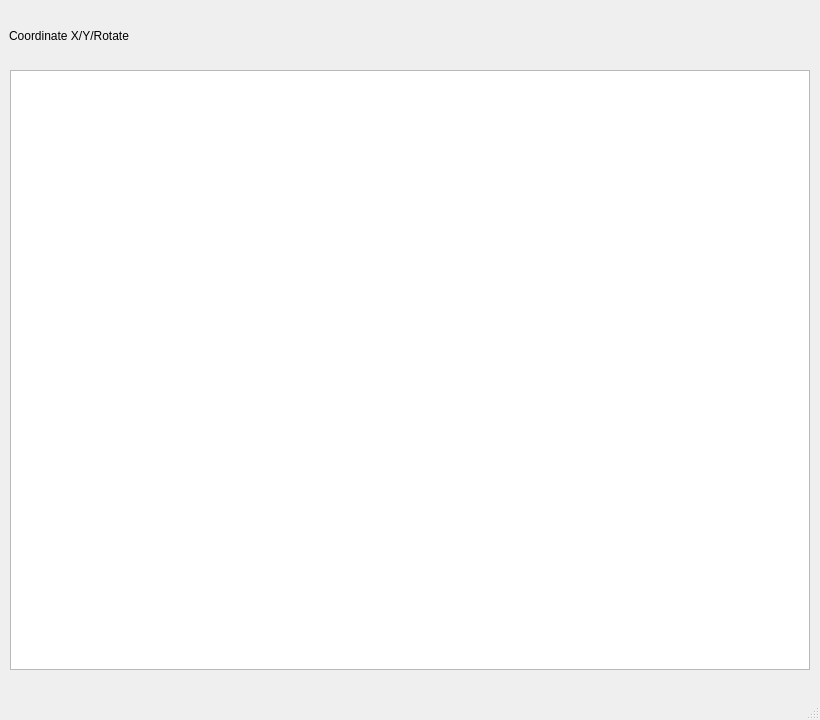
<?xml version="1.0" encoding="UTF-8"?>
<ui version="4.0">
 <class>MainWindow</class>
 <widget class="QMainWindow" name="MainWindow">
  <property name="geometry">
   <rect>
    <x>0</x>
    <y>0</y>
    <width>820</width>
    <height>720</height>
   </rect>
  </property>
  <property name="windowTitle">
   <string>Cicloid</string>
  </property>
  <widget class="QWidget" name="centralwidget">
   <widget class="QGraphicsView" name="graphicsView">
    <property name="geometry">
     <rect>
      <x>10</x>
      <y>70</y>
      <width>800</width>
      <height>600</height>
     </rect>
    </property>
    <property name="verticalScrollBarPolicy">
     <enum>Qt::ScrollBarAlwaysOff</enum>
    </property>
    <property name="horizontalScrollBarPolicy">
     <enum>Qt::ScrollBarAlwaysOff</enum>
    </property>
   </widget>
   <widget class="QWidget" name="gridLayoutWidget">
    <property name="geometry">
     <rect>
      <x>9</x>
      <y>10</y>
      <width>801</width>
      <height>51</height>
     </rect>
    </property>
    <layout class="QGridLayout" name="gridLayout">
     <item row="0" column="0">
      <widget class="QLabel" name="label">
       <property name="text">
        <string>Coordinate X/Y/Rotate</string>
       </property>
      </widget>
     </item>
    </layout>
   </widget>
  </widget>
  <widget class="QMenuBar" name="menubar">
   <property name="geometry">
    <rect>
     <x>0</x>
     <y>0</y>
     <width>820</width>
     <height>21</height>
    </rect>
   </property>
  </widget>
  <widget class="QStatusBar" name="statusbar"/>
 </widget>
 <resources/>
 <connections/>
</ui>
